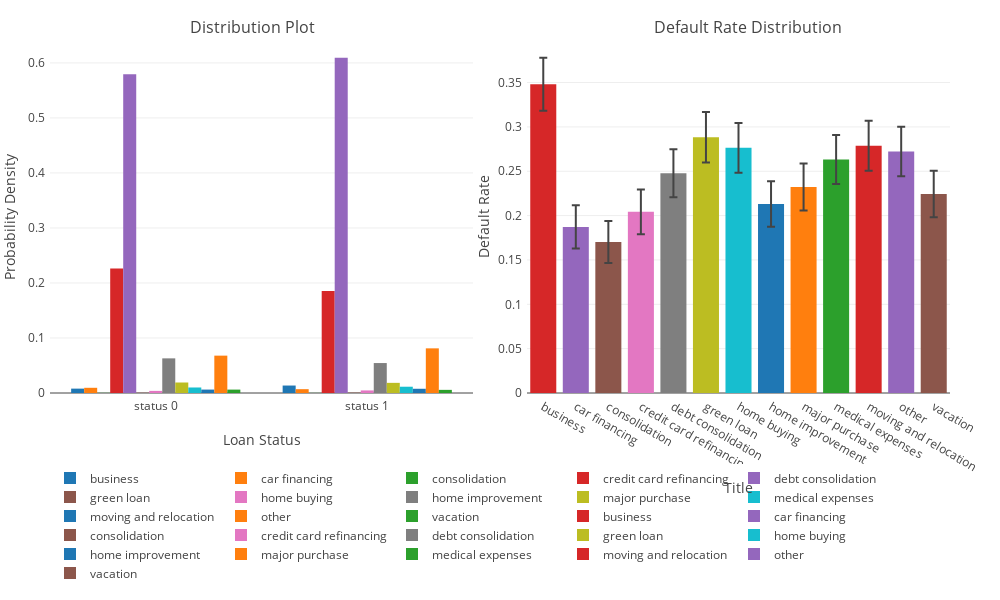

Write notebook code for a chart like this one.
### Code cell
# title
feature = 'title'
iplot(categorical_plot(data=train, feature=feature, width=1000, height=600))

### Figure 1 — Plotly figure (JSON) as saved in the notebook; plotly's stock layout.template omitted (floating-point values rounded to 4 significant figures)
{"data": [{"name": "business", "type": "bar", "uid": "fe088f74-9052-11e8-9ee3-88e9fe51b829", "x": ["status 0", "status 1"], "xaxis": "x", "y": [0.007948, 0.01356], "yaxis": "y"}, {"name": "car financing", "type": "bar", "uid": "fe0ac56e-9052-11e8-a01b-88e9fe51b829", "x": ["status 0", "status 1"], "xaxis": "x", "y": [0.009448, 0.006952], "yaxis": "y"}, {"name": "consolidation", "type": "bar", "uid": "fe0d3100-9052-11e8-919c-88e9fe51b829", "x": ["status 0", "status 1"], "xaxis": "x", "y": [0.0002837, 0.0001858], "yaxis": "y"}, {"name": "credit card refinancing", "type": "bar", "uid": "fe0f6d1c-9052-11e8-b9ac-88e9fe51b829", "x": ["status 0", "status 1"], "xaxis": "x", "y": [0.2263, 0.1855], "yaxis": "y"}, {"name": "debt consolidation", "type": "bar", "uid": "fe11b11c-9052-11e8-b879-88e9fe51b829", "x": ["status 0", "status 1"], "xaxis": "x", "y": [0.5793, 0.6096], "yaxis": "y"}, {"name": "green loan", "type": "bar", "uid": "fe1408ae-9052-11e8-a7a0-88e9fe51b829", "x": ["status 0", "status 1"], "xaxis": "x", "y": [0.0005564, 0.0007201], "yaxis": "y"}, {"name": "home buying", "type": "bar", "uid": "fe168eb4-9052-11e8-a7cf-88e9fe51b829", "x": ["status 0", "status 1"], "xaxis": "x", "y": [0.003842, 0.004687], "yaxis": "y"}, {"name": "home improvement", "type": "bar", "uid": "fe18fd82-9052-11e8-896b-88e9fe51b829", "x": ["status 0", "status 1"], "xaxis": "x", "y": [0.06296, 0.05443], "yaxis": "y"}, {"name": "major purchase", "type": "bar", "uid": "fe1b6b62-9052-11e8-bce1-88e9fe51b829", "x": ["status 0", "status 1"], "xaxis": "x", "y": [0.01909, 0.01844], "yaxis": "y"}, {"name": "medical expenses", "type": "bar", "uid": "fe1dec86-9052-11e8-9adf-88e9fe51b829", "x": ["status 0", "status 1"], "xaxis": "x", "y": [0.01001, 0.01142], "yaxis": "y"}, {"name": "moving and relocation", "type": "bar", "uid": "fe208d0c-9052-11e8-a3c4-88e9fe51b829", "x": ["status 0", "status 1"], "xaxis": "x", "y": [0.006222, 0.007683], "yaxis": "y"}, {"name": "other", "type": "bar", "uid": "fe249d18-9052-11e8-a169-88e9fe51b829", "x": ["status 0", "status 1"], "xaxis": "x", "y": [0.06792, 0.08116], "yaxis": "y"}, {"name": "vacation", "type": "bar", "uid": "fe27c29a-9052-11e8-be61-88e9fe51b829", "x": ["status 0", "status 1"], "xaxis": "x", "y": [0.006179, 0.005709], "yaxis": "y"}, {"error_y": {"array": [0.02988], "visible": true}, "name": "business", "type": "bar", "uid": "fe389d74-9052-11e8-b243-88e9fe51b829", "x": ["business"], "xaxis": "x2", "y": [0.3482], "yaxis": "y2"}, {"error_y": {"array": [0.02446], "visible": true}, "name": "car financing", "type": "bar", "uid": "fe3aeac8-9052-11e8-85d5-88e9fe51b829", "x": ["car financing"], "xaxis": "x2", "y": [0.1872], "yaxis": "y2"}, {"error_y": {"array": [0.02363], "visible": true}, "name": "consolidation", "type": "bar", "uid": "fe3d5a1a-9052-11e8-915c-88e9fe51b829", "x": ["consolidation"], "xaxis": "x2", "y": [0.1702], "yaxis": "y2"}, {"error_y": {"array": [0.02528], "visible": true}, "name": "credit card refinancing", "type": "bar", "uid": "fe3fdfc6-9052-11e8-962d-88e9fe51b829", "x": ["credit card refinancing"], "xaxis": "x2", "y": [0.2043], "yaxis": "y2"}, {"error_y": {"array": [0.02707], "visible": true}, "name": "debt consolidation", "type": "bar", "uid": "fe426cba-9052-11e8-b680-88e9fe51b829", "x": ["debt consolidation"], "xaxis": "x2", "y": [0.2478], "yaxis": "y2"}, {"error_y": {"array": [0.02844], "visible": true}, "name": "green loan", "type": "bar", "uid": "fe45173a-9052-11e8-97ab-88e9fe51b829", "x": ["green loan"], "xaxis": "x2", "y": [0.2884], "yaxis": "y2"}, {"error_y": {"array": [0.02805], "visible": true}, "name": "home buying", "type": "bar", "uid": "fe478bb6-9052-11e8-a2fd-88e9fe51b829", "x": ["home buying"], "xaxis": "x2", "y": [0.2764], "yaxis": "y2"}, {"error_y": {"array": [0.02568], "visible": true}, "name": "home improvement", "type": "bar", "uid": "fe4a215a-9052-11e8-868f-88e9fe51b829", "x": ["home improvement"], "xaxis": "x2", "y": [0.213], "yaxis": "y2"}, {"error_y": {"array": [0.02648], "visible": true}, "name": "major purchase", "type": "bar", "uid": "fe4c96f6-9052-11e8-aa52-88e9fe51b829", "x": ["major purchase"], "xaxis": "x2", "y": [0.2322], "yaxis": "y2"}, {"error_y": {"array": [0.02762], "visible": true}, "name": "medical expenses", "type": "bar", "uid": "fe4f1d7a-9052-11e8-92b4-88e9fe51b829", "x": ["medical expenses"], "xaxis": "x2", "y": [0.2632], "yaxis": "y2"}, {"error_y": {"array": [0.02812], "visible": true}, "name": "moving and relocation", "type": "bar", "uid": "fe51a592-9052-11e8-8c01-88e9fe51b829", "x": ["moving and relocation"], "xaxis": "x2", "y": [0.2788], "yaxis": "y2"}, {"error_y": {"array": [0.02791], "visible": true}, "name": "other", "type": "bar", "uid": "fe543212-9052-11e8-8e07-88e9fe51b829", "x": ["other"], "xaxis": "x2", "y": [0.2723], "yaxis": "y2"}, {"error_y": {"array": [0.02616], "visible": true}, "name": "vacation", "type": "bar", "uid": "fe56b2a8-9052-11e8-b843-88e9fe51b829", "x": ["vacation"], "xaxis": "x2", "y": [0.2244], "yaxis": "y2"}], "layout": {"annotations": [{"font": {"size": 16}, "showarrow": false, "text": "Distribution Plot", "x": 0.225, "xanchor": "center", "xref": "paper", "y": 1, "yanchor": "bottom", "yref": "paper"}, {"font": {"size": 16}, "showarrow": false, "text": "Default Rate Distribution", "x": 0.775, "xanchor": "center", "xref": "paper", "y": 1, "yanchor": "bottom", "yref": "paper"}], "height": 600, "legend": {"orientation": "h", "xanchor": "auto", "y": -0.2}, "margin": {"b": 50, "l": 50, "pad": 4, "r": 50, "t": 40}, "width": 1000, "xaxis": {"anchor": "y", "domain": [0, 0.47], "title": "Loan Status"}, "xaxis2": {"anchor": "y2", "domain": [0.53, 1], "title": "Title"}, "yaxis": {"anchor": "x", "domain": [0, 1], "title": "Probability Density"}, "yaxis2": {"anchor": "x2", "domain": [0, 1], "title": "Default Rate"}}}
